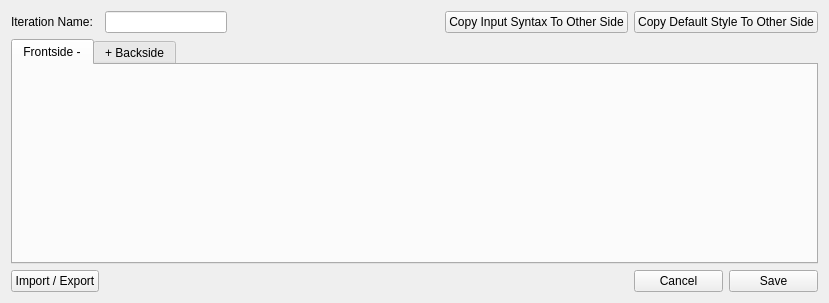
<?xml version="1.0" encoding="UTF-8"?>
<ui version="4.0">
 <class>SRIterationFrontback</class>
 <widget class="QWidget" name="SRIterationFrontback">
  <property name="geometry">
   <rect>
    <x>0</x>
    <y>0</y>
    <width>829</width>
    <height>303</height>
   </rect>
  </property>
  <property name="windowTitle">
   <string>Form</string>
  </property>
  <layout class="QGridLayout" name="gridLayout">
   <item row="2" column="0" colspan="12">
    <widget class="QTabWidget" name="tabWidget">
     <property name="tabPosition">
      <enum>QTabWidget::North</enum>
     </property>
     <property name="tabShape">
      <enum>QTabWidget::Rounded</enum>
     </property>
     <property name="currentIndex">
      <number>0</number>
     </property>
     <widget class="SRIterationConfig" name="frontside">
      <attribute name="title">
       <string notr="true">Frontside -</string>
      </attribute>
     </widget>
     <widget class="SRIterationConfig" name="backside">
      <attribute name="title">
       <string>+ Backside</string>
      </attribute>
     </widget>
    </widget>
   </item>
   <item row="0" column="0">
    <widget class="QLabel" name="iterationNameLabel">
     <property name="text">
      <string>Iteration Name:</string>
     </property>
    </widget>
   </item>
   <item row="5" column="10">
    <widget class="QPushButton" name="cancelButton">
     <property name="text">
      <string>Cancel</string>
     </property>
    </widget>
   </item>
   <item row="5" column="11">
    <widget class="QPushButton" name="saveButton">
     <property name="text">
      <string>Save</string>
     </property>
     <property name="autoDefault">
      <bool>true</bool>
     </property>
    </widget>
   </item>
   <item row="0" column="9">
    <widget class="QPushButton" name="copyIsToOtherSideButton">
     <property name="text">
      <string>Copy Input Syntax To Other Side</string>
     </property>
    </widget>
   </item>
   <item row="0" column="10" colspan="2">
    <widget class="QPushButton" name="copyDsToOtherSideButton">
     <property name="text">
      <string>Copy Default Style To Other Side</string>
     </property>
    </widget>
   </item>
   <item row="5" column="0">
    <widget class="QPushButton" name="importButton">
     <property name="text">
      <string>Import / Export</string>
     </property>
    </widget>
   </item>
   <item row="5" column="1" colspan="9">
    <spacer name="horizontalSpacer">
     <property name="orientation">
      <enum>Qt::Horizontal</enum>
     </property>
     <property name="sizeHint" stdset="0">
      <size>
       <width>40</width>
       <height>20</height>
      </size>
     </property>
    </spacer>
   </item>
   <item row="0" column="1" colspan="3">
    <widget class="QLineEdit" name="iterationNameLineEdit"/>
   </item>
  </layout>
 </widget>
 <customwidgets>
  <customwidget>
   <class>SRIterationConfig</class>
   <extends>QWidget</extends>
   <header>anki_set_randomizer/src/gui_config/custom/sr_iteration_config</header>
  </customwidget>
 </customwidgets>
 <resources/>
 <connections/>
</ui>
